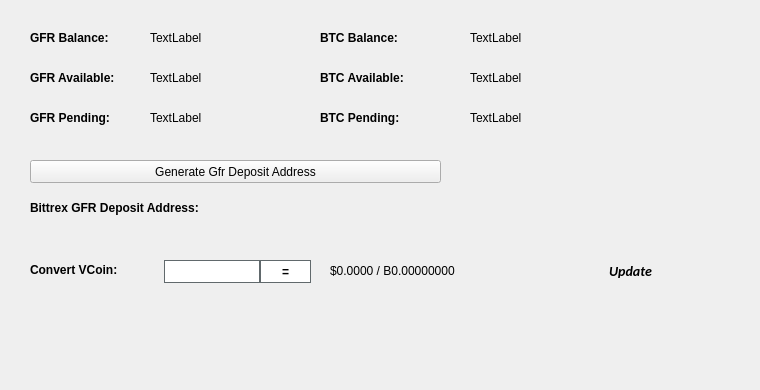
   <widget class="QWidget" name="BalanceTab">
    <attribute name="title">
     <string>Balance</string>
    </attribute>
    <widget class="QLabel" name="BitcoinBalanceLabel">
     <property name="geometry">
      <rect>
       <x>470</x>
       <y>30</y>
       <width>150</width>
       <height>16</height>
      </rect>
     </property>
     <property name="text">
      <string>TextLabel</string>
     </property>
    </widget>
    <widget class="QLabel" name="GFRBalanceLabel">
     <property name="geometry">
      <rect>
       <x>150</x>
       <y>30</y>
       <width>150</width>
       <height>16</height>
      </rect>
     </property>
     <property name="text">
      <string>TextLabel</string>
     </property>
    </widget>
    <widget class="QLabel" name="label_11">
     <property name="geometry">
      <rect>
       <x>30</x>
       <y>30</y>
       <width>101</width>
       <height>16</height>
      </rect>
     </property>
     <property name="font">
      <font>
       <weight>75</weight>
       <bold>true</bold>
      </font>
     </property>
     <property name="text">
      <string>GFR Balance:</string>
     </property>
    </widget>
    <widget class="QLabel" name="label_12">
     <property name="geometry">
      <rect>
       <x>320</x>
       <y>30</y>
       <width>101</width>
       <height>16</height>
      </rect>
     </property>
     <property name="font">
      <font>
       <weight>75</weight>
       <bold>true</bold>
      </font>
     </property>
     <property name="text">
      <string>BTC Balance:</string>
     </property>
    </widget>
    <widget class="QLabel" name="GFRAvailableLabel_2">
     <property name="geometry">
      <rect>
       <x>150</x>
       <y>70</y>
       <width>150</width>
       <height>16</height>
      </rect>
     </property>
     <property name="text">
      <string>TextLabel</string>
     </property>
    </widget>
    <widget class="QLabel" name="label_13">
     <property name="geometry">
      <rect>
       <x>30</x>
       <y>70</y>
       <width>111</width>
       <height>16</height>
      </rect>
     </property>
     <property name="font">
      <font>
       <weight>75</weight>
       <bold>true</bold>
      </font>
     </property>
     <property name="text">
      <string>GFR Available:</string>
     </property>
    </widget>
    <widget class="QLabel" name="label_14">
     <property name="geometry">
      <rect>
       <x>30</x>
       <y>110</y>
       <width>101</width>
       <height>16</height>
      </rect>
     </property>
     <property name="font">
      <font>
       <weight>75</weight>
       <bold>true</bold>
      </font>
     </property>
     <property name="text">
      <string>GFR Pending:</string>
     </property>
    </widget>
    <widget class="QLabel" name="GFRPendingLabel">
     <property name="geometry">
      <rect>
       <x>150</x>
       <y>110</y>
       <width>150</width>
       <height>16</height>
      </rect>
     </property>
     <property name="text">
      <string>TextLabel</string>
     </property>
    </widget>
    <widget class="QLabel" name="label_15">
     <property name="geometry">
      <rect>
       <x>320</x>
       <y>70</y>
       <width>111</width>
       <height>16</height>
      </rect>
     </property>
     <property name="font">
      <font>
       <weight>75</weight>
       <bold>true</bold>
      </font>
     </property>
     <property name="text">
      <string>BTC Available:</string>
     </property>
    </widget>
    <widget class="QLabel" name="BitcoinAvailableLabel">
     <property name="geometry">
      <rect>
       <x>470</x>
       <y>70</y>
       <width>150</width>
       <height>16</height>
      </rect>
     </property>
     <property name="text">
      <string>TextLabel</string>
     </property>
    </widget>
    <widget class="QLabel" name="label_31">
     <property name="geometry">
      <rect>
       <x>320</x>
       <y>110</y>
       <width>111</width>
       <height>16</height>
      </rect>
     </property>
     <property name="font">
      <font>
       <weight>75</weight>
       <bold>true</bold>
      </font>
     </property>
     <property name="text">
      <string>BTC Pending:</string>
     </property>
    </widget>
    <widget class="QLabel" name="BitcoinPendingLabel">
     <property name="geometry">
      <rect>
       <x>470</x>
       <y>110</y>
       <width>150</width>
       <height>16</height>
      </rect>
     </property>
     <property name="text">
      <string>TextLabel</string>
     </property>
    </widget>
    <widget class="QLabel" name="label_33">
     <property name="geometry">
      <rect>
       <x>30</x>
       <y>200</y>
       <width>221</width>
       <height>16</height>
      </rect>
     </property>
     <property name="font">
      <font>
       <weight>75</weight>
       <bold>true</bold>
      </font>
     </property>
     <property name="text">
      <string>Bittrex GFR Deposit Address:</string>
     </property>
    </widget>
    <widget class="QPushButton" name="GenDepositBTN">
     <property name="geometry">
      <rect>
       <x>30</x>
       <y>160</y>
       <width>411</width>
       <height>23</height>
      </rect>
     </property>
     <property name="text">
      <string>Generate Gfr Deposit Address</string>
     </property>
     <property name="icon">
      <iconset resource="../gfr.qrc">
       <normaloff>:/icons/bitcoin</normaloff>:/icons/bitcoin</iconset>
     </property>
    </widget>
    <widget class="QLabel" name="DepositAddressLabel">
     <property name="geometry">
      <rect>
       <x>200</x>
       <y>200</y>
       <width>261</width>
       <height>16</height>
      </rect>
     </property>
     <property name="palette">
      <palette>
       <active>
        <colorrole role="WindowText">
         <brush brushstyle="SolidPattern">
          <color alpha="255">
           <red>0</red>
           <green>0</green>
           <blue>0</blue>
          </color>
         </brush>
        </colorrole>
        <colorrole role="Text">
         <brush brushstyle="SolidPattern">
          <color alpha="255">
           <red>0</red>
           <green>0</green>
           <blue>255</blue>
          </color>
         </brush>
        </colorrole>
       </active>
       <inactive>
        <colorrole role="WindowText">
         <brush brushstyle="SolidPattern">
          <color alpha="255">
           <red>0</red>
           <green>0</green>
           <blue>0</blue>
          </color>
         </brush>
        </colorrole>
        <colorrole role="Text">
         <brush brushstyle="SolidPattern">
          <color alpha="255">
           <red>0</red>
           <green>0</green>
           <blue>255</blue>
          </color>
         </brush>
        </colorrole>
       </inactive>
       <disabled>
        <colorrole role="WindowText">
         <brush brushstyle="SolidPattern">
          <color alpha="255">
           <red>120</red>
           <green>120</green>
           <blue>120</blue>
          </color>
         </brush>
        </colorrole>
        <colorrole role="Text">
         <brush brushstyle="SolidPattern">
          <color alpha="255">
           <red>120</red>
           <green>120</green>
           <blue>120</blue>
          </color>
         </brush>
        </colorrole>
       </disabled>
      </palette>
     </property>
     <property name="font">
      <font>
       <weight>75</weight>
       <bold>true</bold>
      </font>
     </property>
     <property name="text">
      <string/>
     </property>
     <property name="alignment">
      <set>Qt::AlignRight|Qt::AlignTrailing|Qt::AlignVCenter</set>
     </property>
     <property name="textInteractionFlags">
      <set>Qt::LinksAccessibleByMouse|Qt::TextSelectableByKeyboard|Qt::TextSelectableByMouse</set>
     </property>
    </widget>
    <widget class="QLabel" name="label_8">
     <property name="geometry">
      <rect>
       <x>460</x>
       <y>300</y>
       <width>281</width>
       <height>81</height>
      </rect>
     </property>
     <property name="text">
      <string/>
     </property>
     <property name="pixmap">
      <pixmap>:/images/bittrex</pixmap>
     </property>
    </widget>
    <widget class="QWidget" name="widgetConversion" native="true">
     <property name="geometry">
      <rect>
       <x>0</x>
       <y>250</y>
       <width>751</width>
       <height>43</height>
      </rect>
     </property>
     <property name="minimumSize">
      <size>
       <width>0</width>
       <height>43</height>
      </size>
     </property>
     <property name="styleSheet">
      <string notr="true"/>
     </property>
     <widget class="QPushButton" name="btnUpdateMarketData">
      <property name="geometry">
       <rect>
        <x>575</x>
        <y>0</y>
        <width>111</width>
        <height>41</height>
       </rect>
      </property>
      <property name="sizePolicy">
       <sizepolicy hsizetype="Expanding" vsizetype="Expanding">
        <horstretch>0</horstretch>
        <verstretch>0</verstretch>
       </sizepolicy>
      </property>
      <property name="font">
       <font>
        <family>calibri</family>
        <pointsize>-1</pointsize>
        <weight>75</weight>
        <italic>true</italic>
        <bold>true</bold>
       </font>
      </property>
      <property name="styleSheet">
       <string notr="true">margin:0px;text-align:center;padding:2px;border-radius:3px;font-style:italic;width:100px;font-size:14px;font-family:calibri;font-weight:600;</string>
      </property>
      <property name="text">
       <string>Update</string>
      </property>
      <property name="iconSize">
       <size>
        <width>150</width>
        <height>35</height>
       </size>
      </property>
      <property name="autoDefault">
       <bool>true</bool>
      </property>
      <property name="default">
       <bool>true</bool>
      </property>
     </widget>
     <widget class="QLabel" name="lblConvertVCoin">
      <property name="geometry">
       <rect>
        <x>30</x>
        <y>10</y>
        <width>131</width>
        <height>20</height>
       </rect>
      </property>
      <property name="styleSheet">
       <string notr="true"/>
      </property>
      <property name="text">
       <string>&lt;html&gt;&lt;head/&gt;&lt;body&gt;&lt;p&gt;&lt;span style=&quot; font-weight:600;&quot;&gt;Convert VCoin:&lt;/span&gt;&lt;/p&gt;&lt;/body&gt;&lt;/html&gt;</string>
      </property>
     </widget>
     <widget class="QLineEdit" name="txtConvertVCoinQty">
      <property name="geometry">
       <rect>
        <x>160</x>
        <y>10</y>
        <width>100</width>
        <height>23</height>
       </rect>
      </property>
      <property name="minimumSize">
       <size>
        <width>100</width>
        <height>23</height>
       </size>
      </property>
      <property name="maximumSize">
       <size>
        <width>100</width>
        <height>16777215</height>
       </size>
      </property>
      <property name="styleSheet">
       <string notr="true">border: 1px solid #61696c;margin-left:4px;</string>
      </property>
     </widget>
     <widget class="QPushButton" name="btnConvertGfr">
      <property name="geometry">
       <rect>
        <x>260</x>
        <y>10</y>
        <width>51</width>
        <height>23</height>
       </rect>
      </property>
      <property name="minimumSize">
       <size>
        <width>0</width>
        <height>23</height>
       </size>
      </property>
      <property name="styleSheet">
       <string notr="true">border:1px solid #61696c;background:white;font-weight:600;</string>
      </property>
      <property name="text">
       <string>=</string>
      </property>
     </widget>
     <widget class="QLabel" name="lblConvertVCoinResults">
      <property name="geometry">
       <rect>
        <x>330</x>
        <y>0</y>
        <width>201</width>
        <height>41</height>
       </rect>
      </property>
      <property name="styleSheet">
       <string notr="true"/>
      </property>
      <property name="text">
       <string>$0.0000 / B0.00000000</string>
      </property>
     </widget>
     <widget class="QLabel" name="iconOverviewUpdateWait">
      <property name="geometry">
       <rect>
        <x>670</x>
        <y>10</y>
        <width>24</width>
        <height>24</height>
       </rect>
      </property>
      <property name="text">
       <string/>
      </property>
      <property name="pixmap">
       <pixmap resource="../gfr.qrc">:/icons/transaction_1</pixmap>
      </property>
      <property name="scaledContents">
       <bool>true</bool>
      </property>
      <property name="alignment">
       <set>Qt::AlignCenter</set>
      </property>
     </widget>
    </widget>
   </widget>
